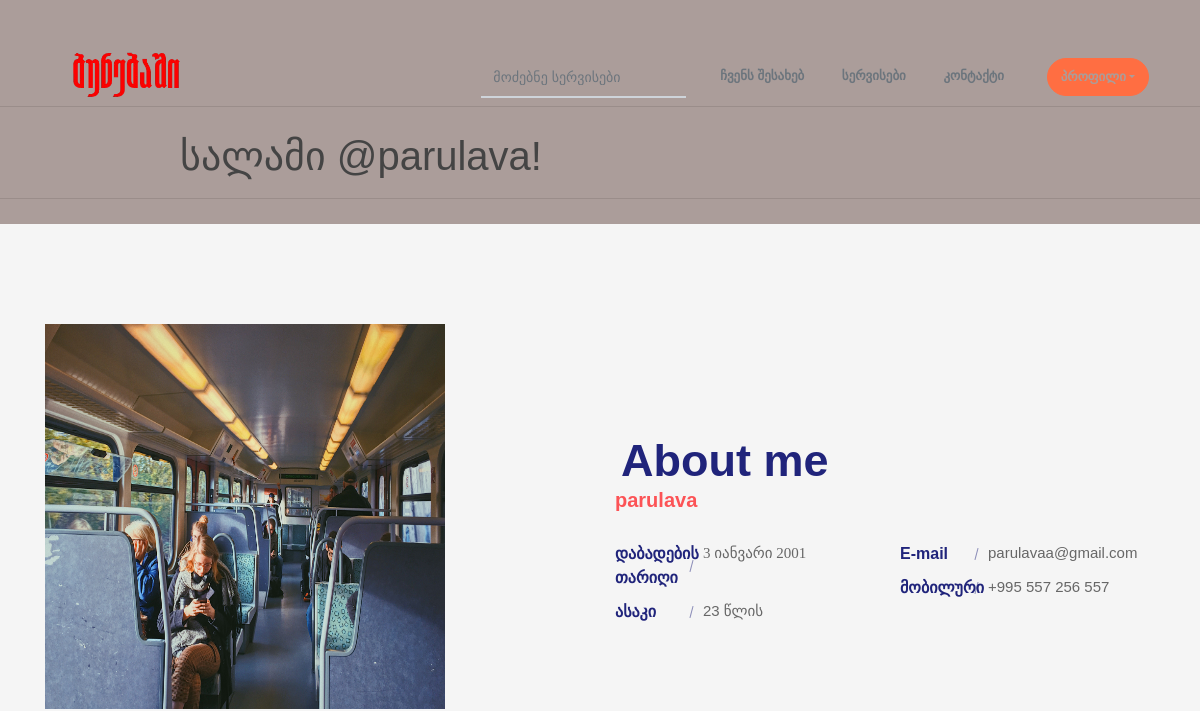
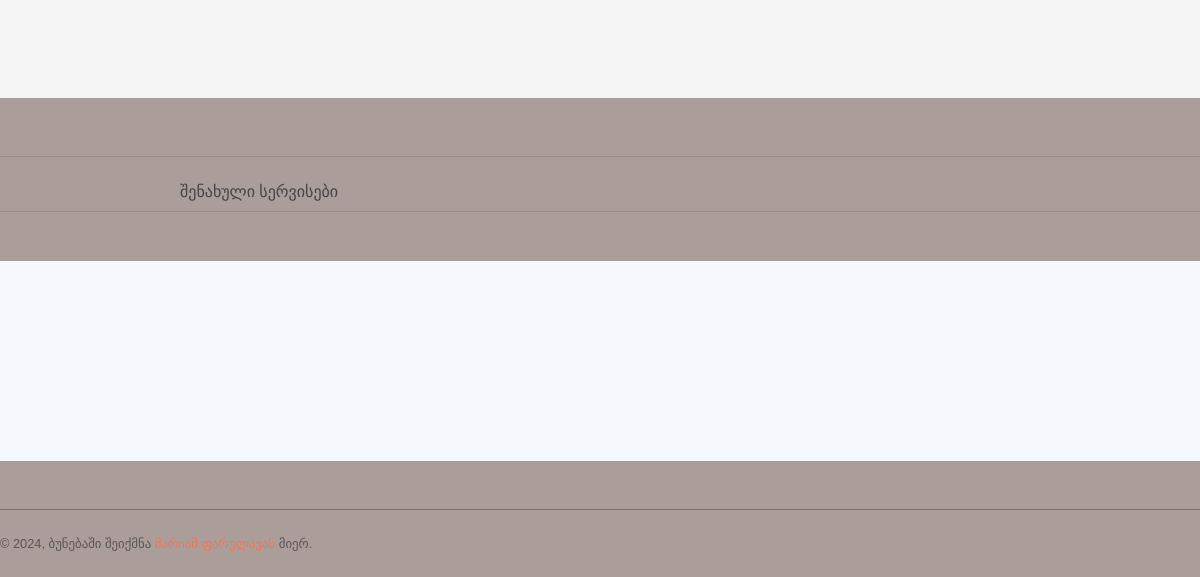
The app's page /profile/1/ (signed in), older data (2 pictures, top to bottom).
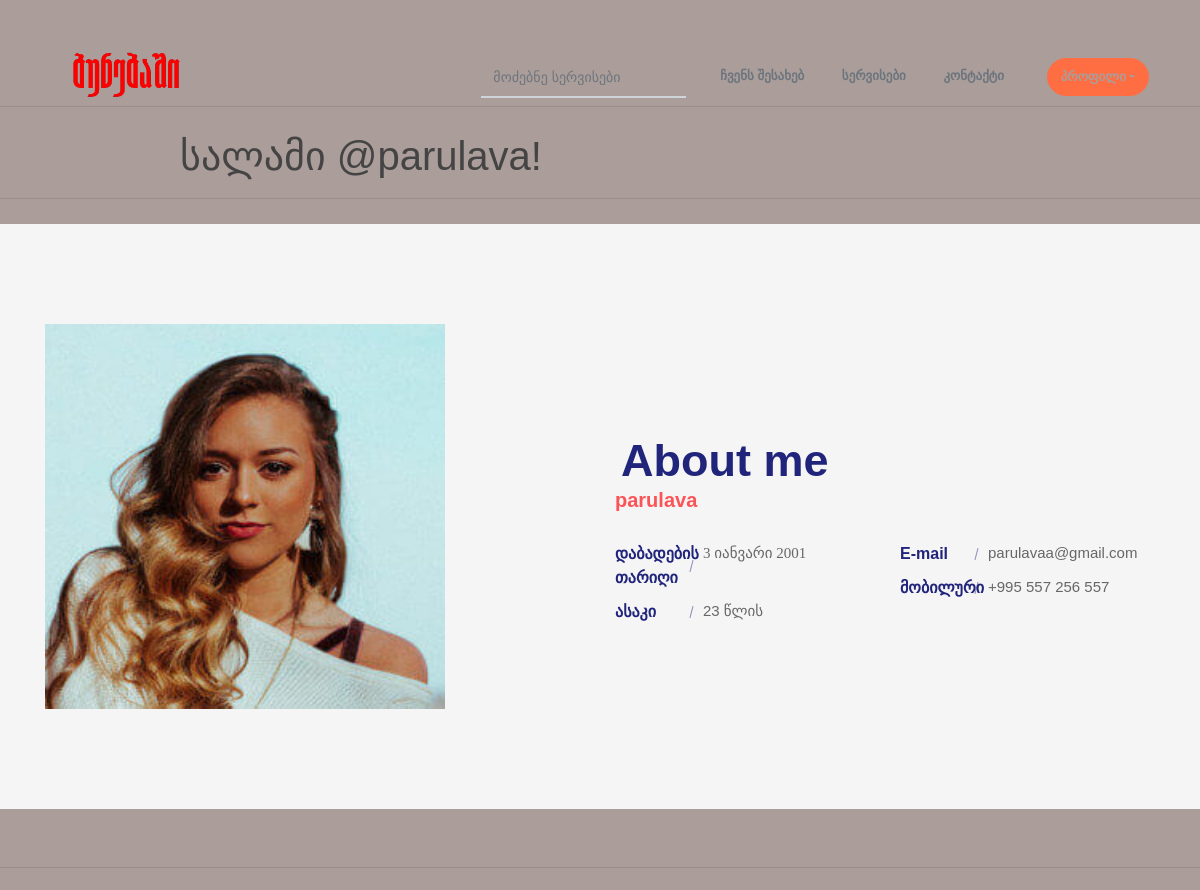
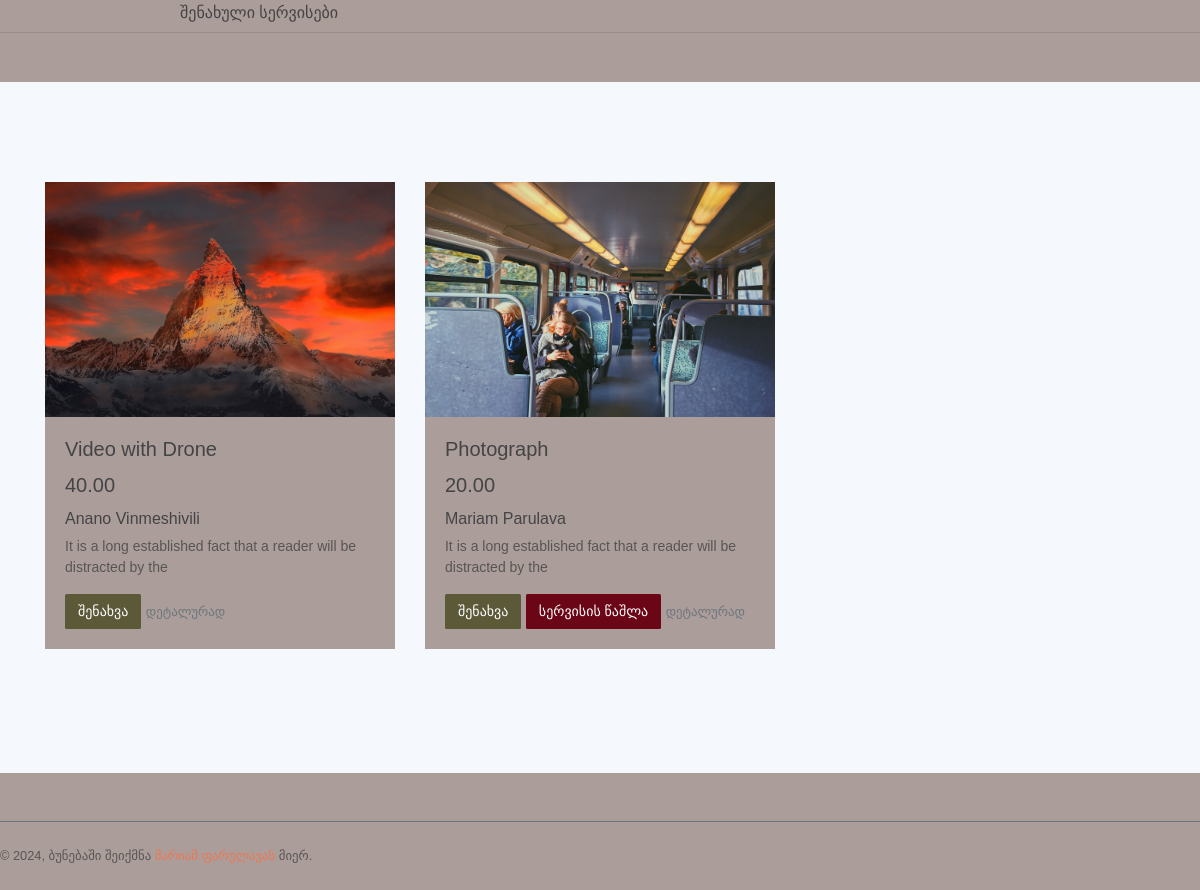
The same page, newer data (2 pictures, top to bottom).
### newborn/models.py (models this page shows, shortened)
class User(AbstractUser):
    services = models.ManyToManyField(Service, related_name='users', blank=True)
    avatar = models.ImageField(null=True, default='avatar.png')
    bio = models.TextField(null=True)

class Service(models.Model):
    creator = models.ForeignKey('User', on_delete=models.SET("Unknown Creator"))
    picture = models.ImageField(null=True, blank=True)
    title = models.CharField(max_length=255)
    genre = models.ManyToManyField(Genre, related_name='services', blank=True)
    price = models.DecimalField(max_digits=6, decimal_places=2)
    username = models.ForeignKey(Username, on_delete=models.SET('404! USER NOT FOUND!'))
    description = models.TextField()
    created = models.DateTimeField(auto_now_add=True)
    update = models.DateTimeField(auto_now=True)
    class Meta:
        ordering = ['created', 'price']

class Username(models.Model):
    fullname = models.CharField(max_length=300)
    contact = models.IntegerField()
    about = models.TextField()
    def __str__(self):
        return self.fullname

### newborn/views.py (the view)
# urls.py: path('profile/<str:userid>/', views.profile, name='profile'),
@login_required(login_url='login')
def profile(request, userid):
    user = User.objects.get(id=userid)
    services = user.services.all()
    username = request.user
    heading = f'სალამი @{username}!'
    context = {'services': services, 'heading': heading}
    return render(request, 'newborn/profile.html', context)

### newborn/templates/newborn/profile.html (shortened to what this page needs)
{% extends 'main.html' %}
{% block content %}
{% include 'newborn/heading.html' %}
<section class="section about-section gray-bg" id="about">
    <div class="container">
        <div class="row align-items-center flex-row-reverse">
            <div class="col-lg-6">
                <div class="about-text go-to">
                    <h3 class="dark-color">About me</h3>
                    <h6 class="theme-color lead">{{ request.user }}</h6>
                    <div class="row about-list">
                        <div class="col-md-6">
                            <div class="media" style="font-family: 'Adaptirebuli';">
                                <label>დაბადების თარიღი</label>
                                <p>3 იანვარი 2001</p>
                            </div>
                            <div class="media">
                                <label>ასაკი</label>
                                <p> 23 წლის </p>
                            </div>
                        </div>
                        <div class="col-md-6">
                            <div class="media">
                                <label>E-mail</label>
                                <p>parulavaa@gmail.com</p>
                            </div>
                            <div class="media">
                                <label>მობილური</label>
                                <p>+995 557 256 557</p>
                            </div>
                        </div>
                    </div>
                </div>
            </div>
            <div class="col-lg-6">
                <div class="about-avatar">
                    <img src="{{ request.user.avatar.url }}" title="avatar" width="400px;" height="385px;" alt="...">
                </div>
            </div>
        </div>
    </div>
</section>
<br><br>
<hr>
<h6 style="margin-left: 15%; margin-bottob: 1.5%;">შენახული სერვისები</h6>
<hr>
<br>
{% include 'newborn/service_cards.html' %}
{% include 'newborn/footer.html' %}
{% endblock %}

### newborn/templates/newborn/service_cards.html
<section class="section" id="blog">
    <div class="container">
        <div class="row">
            {% for service in services %}
            <div class="col-md-4" >
                <div class="card border-0 mb-4">
                    <img src="{{ service.picture.url }}" class="card-img-top w-100" width="250px" height="235px" alt="...">
                    <div class="card-body">
                        <div class="text-holder">
                            <h5 class="card-title">{{service.title}}</h5>
                            <h5 class="card-title">{{service.price}}</h5>
                            <h6>{{ service.username }}</h6>
                            <p>{{service.description |slice:":70"}}</p>
                            {% if request.user.is_authenticated %}
                                {% if service in request.user.services.all %}
                                    <a href="{% url 'remove_service' service.id %}" style="background-color: #4d1f08; color: white;" class="btn">შენახვის მოხსნა</a>
                                {% else %}
                                    <a href="{% url 'saving' service.id %}" style="background-color: #5c5939; color: white;" class="btn">შენახვა</a>
                                {% endif %}
                                {% if request.user == service.creator %}
                                    <a href="{% url 'delete' service.id %}" style="background-color: #6b0616; color: white;" class="btn">სერვისის წაშლა</a>
                                {% endif %}
                            {% endif %}
                            <a href="{% url 'see-closer' service.id %}" class="small text-muted">დეტალურად</a>
                        </div>
                    </div>
                </div>
            </div>
           {% endfor %}
        </div>
    </div>
</section>

Row changes from the older to the newer data that the page shows:
changed User "parulava": user.avatar: a different picture
now on this page (row edited): Service: picture (picture), title "Video with Drone", price "40.00", username "Anano Vinmeshivili", description "It is a long established fact that a reader will be distracted by the", shows "შენახვა"
now on this page (row unchanged): Service: picture (picture), title "Photograph", price "20.00", username "Mariam Parulava", description "It is a long established fact that a reader will be distracted by the", shows "შენახვა", shows "სერვისის წაშლა"
